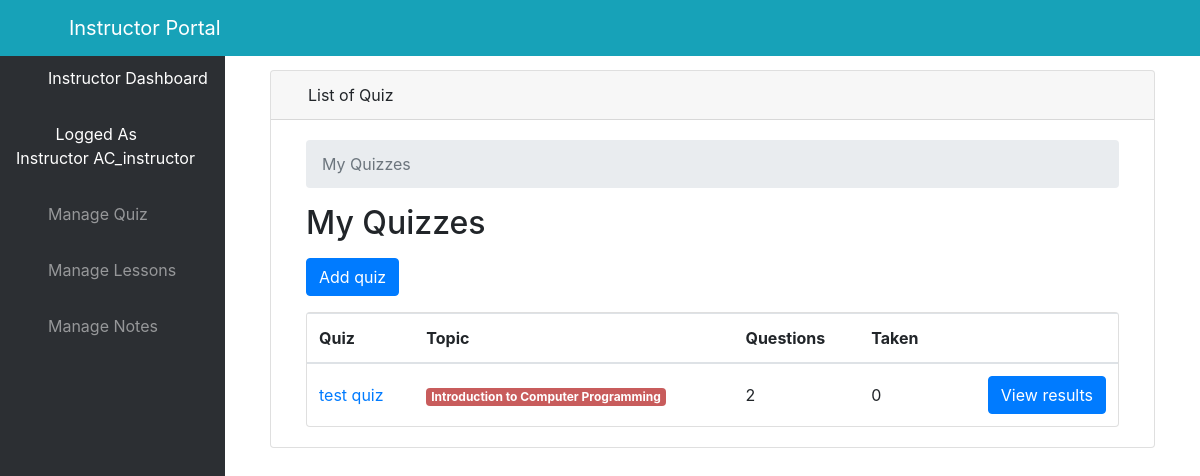
Page /llist_quiz/ (signed in) on the earlier database version.
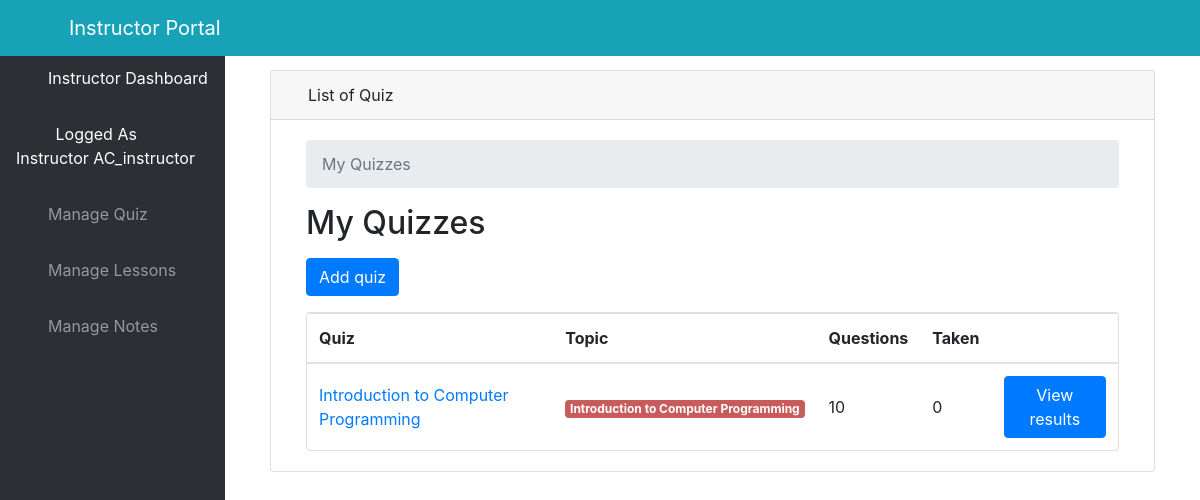
Same page on the later database version.
### elearn/models.py (models this page shows, shortened)
class User(AbstractUser):
    is_learner = models.BooleanField(default=False)
    is_instructor = models.BooleanField(default=False)
    is_admin = models.BooleanField(default=False)

class Quiz(models.Model):
    owner = models.ForeignKey(User, on_delete=models.CASCADE, related_name='quizzes')
    name = models.CharField(max_length=255)
    course = models.ForeignKey(Course, on_delete=models.CASCADE, related_name='quizzes')

class Course(models.Model):
    name = models.CharField(max_length=30)
    color = models.CharField(max_length=7, default='#007bff')
    def get_html_badge(self):
        name = escape(self.name)
        color = escape(self.color)
        html = '<span class="badge badge-primary" style="background-color: %s">%s</span>' % (color, name)
        return mark_safe(html)

### elearn/views.py (the view)
# urls.py: path('llist_quiz/', views.QuizListView.as_view(), name='quiz_change_list'),
class QuizListView(ListView):
    model = Quiz
    ordering = ['name']
    context_object_name = 'quizzes'
    template_name = 'dashboard/instructor/quiz_change_list.html'
    def get_queryset(self):
        queryset = self.request.user.quizzes \
            .select_related('course') \
            .annotate(questions_count=Count('questions', distinct=True)) \
            .annotate(taken_count=Count('taken_quizzes', distinct=True))
        return queryset

### elearn/templates/dashboard/instructor/quiz_change_list.html (shortened to what this page needs)
{% extends 'dashboard/instructor/base.html' %}
{% block body %}
    <div class="container-fluid">
    <div class="row">
    <div class="col-12 mb-3">
    <div class="col-12 mb-3">
    <div id="content-wrapper" style="padding-top: 20px">
    <div class="container-fluid">
    <div class="card mb-3">
    <div class="card-header">
        <i class="fas fa-table text-primary"></i>
        List of Quiz
    </div>
    <div class="card-body">
    <div class="col-sm-12">
    <nav aria-label="breadcrumb">
        <ol class="breadcrumb">
            <li class="breadcrumb-item active" aria-current="page">My Quizzes</li>
        </ol>
    </nav>
    <h2 class="mb-3">My Quizzes</h2>
    <a href="{% url 'quiz_add' %}" class="btn btn-primary mb-3" role="button">Add quiz</a>
    <div class="card">
        <table class="table mb-0">
            <thead>
            <tr>
                <th>Quiz</th>
                <th>Topic</th>
                <th>Questions</th>
                <th>Taken</th>
                <th></th>
            </tr>
            </thead>
            <tbody>
            {% for quiz in quizzes %}
                <tr>
                    <td class="align-middle"><a href="{% url 'quiz_change' quiz.pk %}">{{ quiz.name }}</a></td>
                    <td class="align-middle">{{ quiz.course.get_html_badge }}</td>
                    <td class="align-middle">{{ quiz.questions_count }}</td>
                    <td class="align-middle">{{ quiz.taken_count }}</td>
                    <td class="text-right">
                        <a href="{% url 'quiz_results' quiz.pk %}" class="btn btn-primary">View results</a>
                    </td>
                </tr>
            {% empty %}
                <tr>
                    <td class="bg-light text-center font-italic" colspan="5">You haven't created any quiz yet.</td>
                </tr>
            {% endfor %}
            </tbody>
        </table>
    </div>
{% endblock body %}

### elearn/templates/dashboard/instructor/base.html (shortened to what this page needs)
<!DOCTYPE html>
<html lang="en">
<head>
    {% load static %}
    <link href="{% static 'vendor/fontawesome-free/css/all.min.css' %}" rel="stylesheet" type="text/css">
    <link href="{% static 'vendor/datatables/dataTables.bootstrap4.css' %}" rel="stylesheet">
    <link href="{% static 'css/sb-admin.css' %}" rel="stylesheet">
</head>
<body id="page-top">
<nav class="navbar navbar-expand navbar-light bg-info fixed-top">
    <button class="btn btn-link btn-sm text-white order-1 order-sm-0" id="sidebarToggle" href="#">
        <i class="fas fa-bars"></i>
    </button>
    <a class="navbar-brand ml-4 text-white" href="">Instructor Portal</a>
    <ul class="navbar-nav ml-auto mr-0 mr-md-3 my-2 my-md-0">
        <li class="nav-item dropdown no-arrow">
            <a class="nav-link dropdown-toggle" href="#" id="userDropdown" role="button" data-toggle="dropdown"
               aria-haspopup="true" aria-expanded="false">
                <i class="fas fa-user-circle fa-fw text-white"></i>
            </a>
        </li>
    </ul>
</nav>
<div id="wrapper" style="padding-top: 50px;">
    <ul class="sidebar navbar-nav">
        <li class="nav-item active">
            <a class="nav-link" href="{% url 'instructor' %}">
                <i class="fa fa-home" aria-hidden="true"></i>
                <span>Instructor Dashboard</span>
            </a>
        </li>
        <li class="nav-item active">
            <a class="nav-link" href="{% url 'user_profile' %}">
                <i class="fas fa-user-circle fa-fw text-info"></i>
                <span>Logged As Instructor {{ user.username }}</span>
            </a>
        </li>
        <li class="nav-item dropdown no-arrow">
            <a class="nav-link dropdown-toggle" data-toggle="dropdown" aria-haspopup="true" aria-expanded="false"
               href="">
                <i class="fa fa-th-list" aria-hidden="true"></i>
                <span>Manage Quiz</span>
            </a>
        </li>
        <li class="nav-item dropdown no-arrow">
            <a class="nav-link dropdown-toggle" data-toggle="dropdown" aria-haspopup="true" aria-expanded="false"
               href="">
                <i class="fas fa-book-reader" aria-hidden="true"></i>
                <span>Manage Lessons</span>
            </a>
        </li>
        <li class="nav-item">
            <a class="nav-link" href="{% url 'lnotes' %}">
                <i class="fas fa-pen" aria-hidden="true"></i>
                <span>Manage Notes</span>
            </a>
        </li>
    </ul>
    {% block body %}{% endblock %}
</div>

Differences in the rows shown:
removed Quiz: name "test quiz", course.get_html_badge "Introduction to Computer Programming", questions_count "2", taken_count "0"
added Quiz: name "Introduction to Computer Programming", course.get_html_badge "Introduction to Computer Programming", questions_count "10", taken_count "0"
